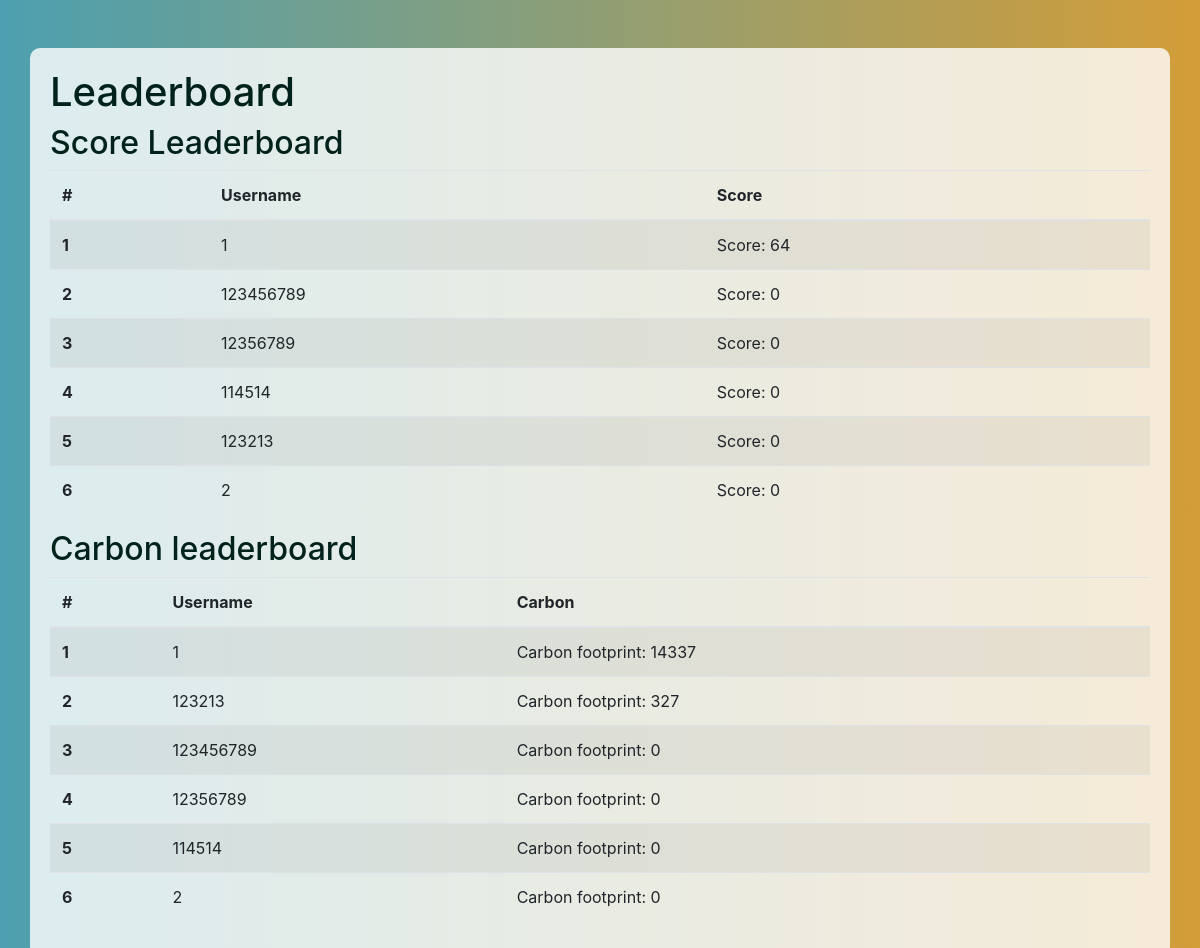
Before: /leaderboard/ (signed in) with the older database file.
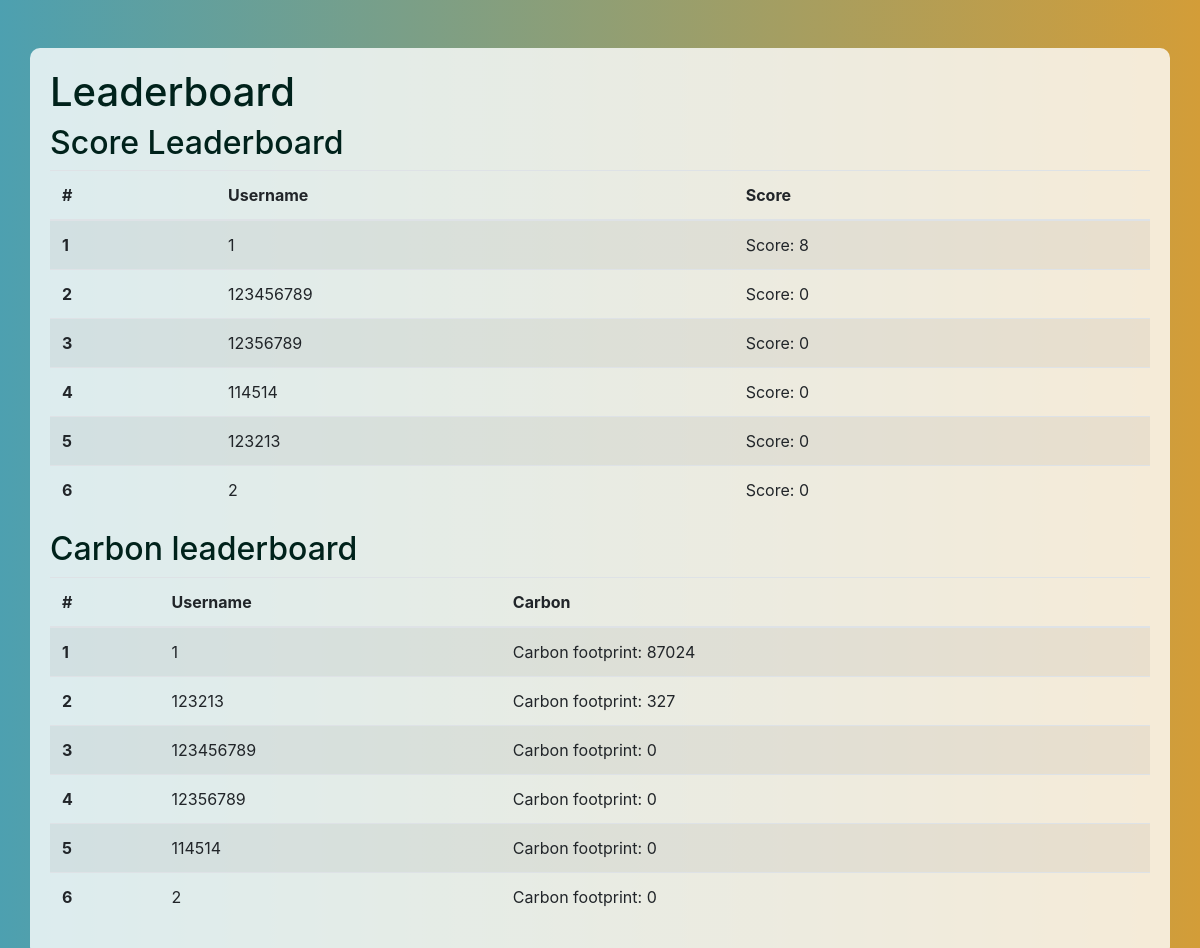
After: the same page with the newer database file.
### usersinformation/models.py (models this page shows, shortened)
class PlayerProfile(models.Model):
    avatar = models.ImageField(upload_to='avatars/', null=True, blank=True)
    nickname = models.CharField(max_length=255, blank=True)
    email = models.EmailField(blank=True)
    score = models.IntegerField(default=0)
    achievement_count = models.IntegerField(default=0)
    achievements = models.ManyToManyField(Achievement, blank=True, related_name='user')  # 添加多对多关系
    displayed_achievements = models.ManyToManyField(Achievement, related_name='displayed_by_users', blank=True)
    bio = models.TextField(blank=True)
    login_days = models.IntegerField(default=0)
    carbon = models.IntegerField(default=0)
    last_game_start = models.DateTimeField(null=True, blank=True)
    verified_locations_count = models.IntegerField(default=0)
    completed_series = models.ManyToManyField(Series, related_name='completed_by', blank=True)

### leaderboard/views.py (the view)
# urls.py: path('', views.user_leaderboard, name='user_leaderboard')
@login_requiredforuser
def user_leaderboard(request):
    score_leaderboard = PlayerProfile.objects.order_by('-score')[:10]  # Get the top 10
    carbon_leaderboard = PlayerProfile.objects.order_by('-carbon')[:10]  # Get the top 10
    context = {
        'score_leaderboard': score_leaderboard,
        'carbon_leaderboard': carbon_leaderboard,
    }
    return render(request, 'user_leaderboard.html', context)

### decorate.py (called while the page is built)
def login_requiredforuser(f):
    @wraps(f)  # 使用wraps装饰内部函数
    def wrap(request, *args, **kwargs):
        if not request.session.get('is_logged_in'):
            return HttpResponseRedirect('/login/')
        return f(request, *args, **kwargs)
    return wrap

### leaderboard/templates/user_leaderboard.html (shortened to what this page needs)
<!DOCTYPE html>
<html lang="en">
<head>
    <link rel="stylesheet" href="https://stackpath.bootstrapcdn.com/bootstrap/4.5.2/css/bootstrap.min.css">
</head>
<body>
    <div class="container mt-5">
        <h1>Leaderboard</h1>
        <h2>Score Leaderboard</h2>
        <table class="table table-striped">
            <thead>
                <tr>
                    <th scope="col">#</th>
                    <th scope="col">Username</th>
                    <th scope="col">Score</th>
                </tr>
            </thead>
            <tbody>
                {% for player in score_leaderboard %}
                <tr>
                    <th scope="row">{{ forloop.counter }}</th>
                    <td>{{ player.nickname }}</td>
                    <td>Score: {{ player.score }}</td>
                </tr>
                {% endfor %}
            </tbody>
        </table>
        <h2>Carbon leaderboard</h2>
        <table class="table table-striped">
            <thead>
                <tr>
                    <th scope="col">#</th>
                    <th scope="col">Username</th>
                    <th scope="col">Carbon</th>
                </tr>
            </thead>
            <tbody>
                {% for player in carbon_leaderboard %}
                <tr>
                    <th scope="row">{{ forloop.counter }}</th>
                    <td>{{ player.nickname }}</td>
                    <td>Carbon footprint: {{ player.carbon }}</td>
                </tr>
                {% endfor %}
            </tbody>
        </table>
    </div>
</body>
</html>

Changed rows visible on the page:
changed PlayerProfile (number 1 of 6 on the later page): score "64" → "8"; carbon "14337" → "87024"
